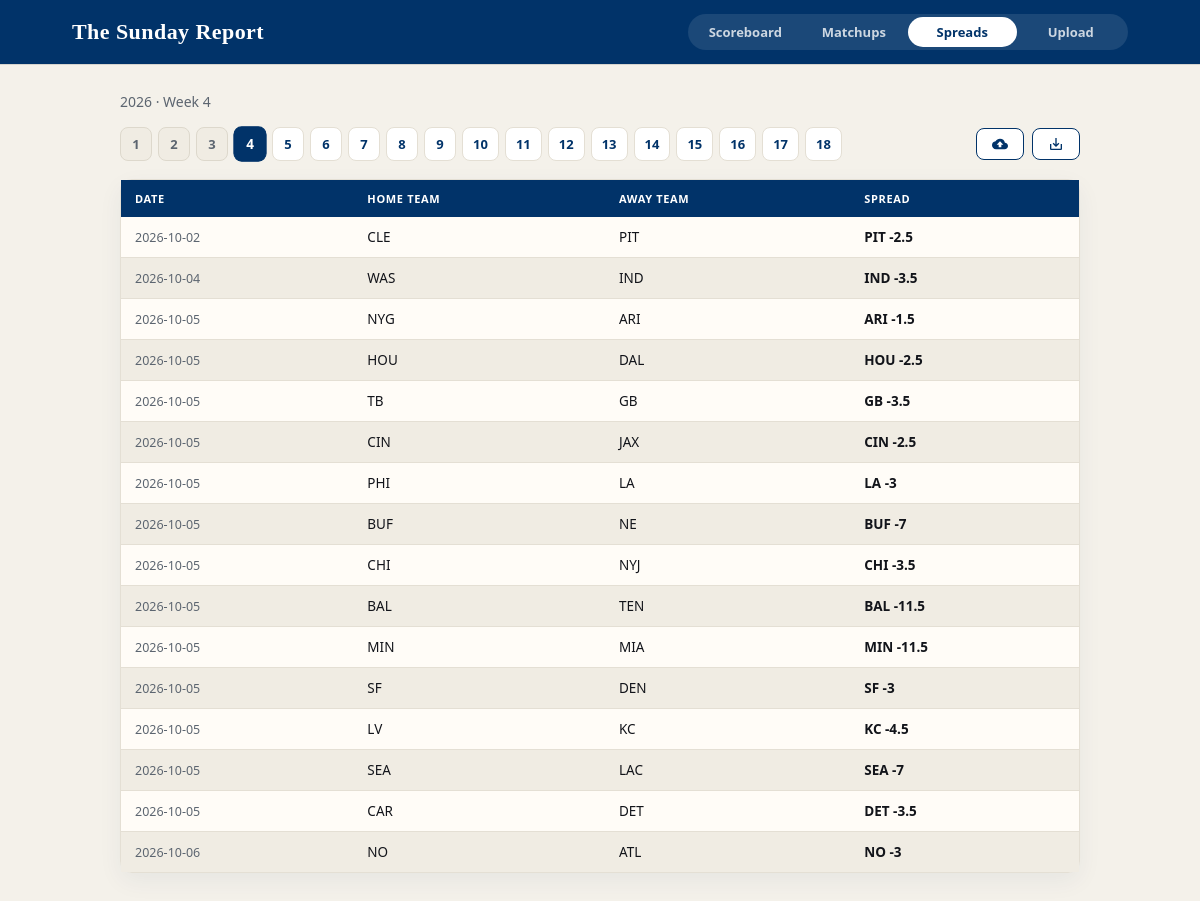
Screenshot of /spreads with the database file from the repository.
### app/models.py (models this page shows)
class Base(DeclarativeBase):
    pass

class Matchup(Base):
    __tablename__ = "matchups"
    id: Mapped[str] = mapped_column(String, primary_key=True)
    season_year: Mapped[int] = mapped_column(Integer, nullable=False, index=True)
    season_week: Mapped[int] = mapped_column(Integer, nullable=False, index=True)
    home_team: Mapped[str] = mapped_column(String, nullable=False)
    away_team: Mapped[str] = mapped_column(String, nullable=False)
    kickoff: Mapped[str | None] = mapped_column(String, nullable=True)
    home_score: Mapped[int | None] = mapped_column(Integer, nullable=True)
    away_score: Mapped[int | None] = mapped_column(Integer, nullable=True)
    picks: Mapped[list["Pick"]] = relationship(back_populates="matchup")

### app/routers/spreads.py (the view)
@router.get("/spreads", response_class=HTMLResponse)
def spreads_page(
    request: Request,
    conn: DbConn,
    week: int | None = None,
    toast: str = "",
    error: str = "",
):
    ctx = _ctx(conn, week=week, toast=toast, error=error)
    if is_htmx(request):
        return templates.TemplateResponse(request, "partials/spreads_panel.html", ctx)
    return templates.TemplateResponse(request, "spreads.html", ctx)

### app/templates/spreads.html (shortened to what this page needs)
{% extends "base.html" %}
{% block body %}
<div class="app-page">
{% include "partials/spreads_panel.html" %}
{% endblock %}

### app/templates/partials/spreads_board.html
<div id="board">
  <div class="table-card">
  <table>
    <thead>
      <tr>
        <th>Date</th>
        <th>Home Team</th>
        <th>Away Team</th>
        <th>Spread</th>
      </tr>
    </thead>
    <tbody>
      {% for r in rows %}
      <tr>
        <td class="mono">{{ r.date or "—" }}</td>
        <td>{{ r.home_team }}</td>
        <td>{{ r.away_team }}</td>
        <td class="spread">{% if r.vegas_hint %}<span class="tip">{{ r.vegas_hint }}</span>{% endif %}{{ r.vegas or "—" }}</td>
      </tr>
      {% else %}
      <tr><td colspan="4">No matchups for this week.</td></tr>
      {% endfor %}
    </tbody>
  </table>
  </div>
</div>

### app/static/style.css (style rules this page uses)
:root { --navy: #013369; --navy-2: #0a4a8a; --red: #d50a0a; --red-2: #b00808; --paper: #f4f1ea; --card: #fffcf7; --fg: #12141a; --muted: #5c6570; --line: #e4dfd4; --stripe: #f0ece3; --top-h: 64px; }
* { box-sizing: border-box; }
body { margin: 0; background: var(--paper); color: var(--fg); font-family: system-ui, -apple-system, "Segoe UI", sans-serif; }
.app-page { max-width: 960px; margin: 0 auto; width: 100%; }
.table-card { background: var(--card); border: 1px solid var(--line); border-radius: 12px; overflow: visible; box-shadow: 0 8px 24px rgba(1, 51, 105, 0.06); }
table { width: 100%; border-collapse: collapse; font-size: 13.5px; }
th, td { padding: 11px 14px; text-align: left; border: 0; }
th { background: var(--navy); color: #fff; font-size: 11px; font-weight: 650; text-transform: uppercase; letter-spacing: 0.06em; }
td { border-bottom: 1px solid var(--line); }
tbody tr:last-child td { border-bottom: 0; }
tbody tr:nth-child(even) { background: var(--stripe); }
.spread { position: relative; font-variant-numeric: tabular-nums; font-weight: 650; }
.mono { font-variant-numeric: tabular-nums; color: var(--muted); font-size: 12.5px; }

### rows the page displays
Matchup: date "2026-10-02", home_team "CLE", away_team "PIT", vegas "PIT -2.5"
Matchup: date "2026-10-04", home_team "WAS", away_team "IND", vegas "IND -3.5"
Matchup: date "2026-10-05", home_team "NYG", away_team "ARI", vegas "ARI -1.5"
Matchup: date "2026-10-05", home_team "HOU", away_team "DAL", vegas "HOU -2.5"
Matchup: date "2026-10-05", home_team "TB", away_team "GB", vegas "GB -3.5"
Matchup: date "2026-10-05", home_team "CIN", away_team "JAX", vegas "CIN -2.5"
Matchup: date "2026-10-05", home_team "PHI", away_team "LA", vegas "LA -3"
Matchup: date "2026-10-05", home_team "BUF", away_team "NE", vegas "BUF -7"
Matchup: date "2026-10-05", home_team "CHI", away_team "NYJ", vegas "CHI -3.5"
Matchup: date "2026-10-05", home_team "BAL", away_team "TEN", vegas "BAL -11.5"
Matchup: date "2026-10-05", home_team "MIN", away_team "MIA", vegas "MIN -11.5"
Matchup: date "2026-10-05", home_team "SF", away_team "DEN", vegas "SF -3"
Matchup: date "2026-10-05", home_team "LV", away_team "KC", vegas "KC -4.5"
Matchup: date "2026-10-05", home_team "SEA", away_team "LAC", vegas "SEA -7"
Matchup: date "2026-10-05", home_team "CAR", away_team "DET", vegas "DET -3.5"
Matchup: date "2026-10-06", home_team "NO", away_team "ATL", vegas "NO -3"

### other values shown
{{ season }} "2026"
{{ week }} "4"
{{ w }} "1" "2" "3" "4" "5" "6" "7" "8" "9" "10" "11" "12" "13" "14" "15" "16" "17" "18"
